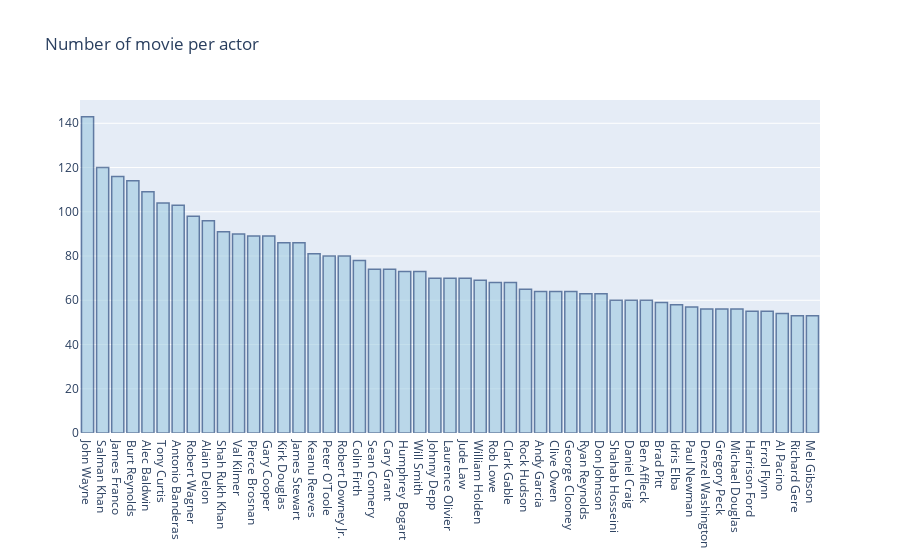

Notebook cell for this chart:
### Code cell
cur = collection_actor.aggregate([
    {"$unwind": "$casting"},
    {"$group":{"_id":{'actor':"$casting" },"nombre de films":{"$sum":1}}},
    {"$sort": {"nombre de films": -1}},
    {"$limit": 50}])

graphData = {'actor': [], 'nombre de films': []}
for document in cur:
    if(document["_id"]['actor'] != ''):
        graphData['actor'].append(document['_id']['actor'])
        graphData['nombre de films'].append(document['nombre de films'])

fig = go.Figure(data=[go.Bar(x=graphData['actor'], y=graphData['nombre de films'])])
fig.update_traces(marker_color='rgb(158,202,225)', marker_line_color='rgb(8,48,107)',
                  marker_line_width=1.5, opacity=0.6)
fig.update_layout(title_text='Number of movie per actor')
fig.show()

### Figure 1 — Plotly figure (JSON) as saved in the notebook; plotly's stock layout.template omitted (floating-point values rounded to 4 significant figures)
{"data": [{"marker": {"color": "rgb(158,202,225)", "line": {"color": "rgb(8,48,107)", "width": 1.5}}, "opacity": 0.6, "type": "bar", "x": ["John Wayne", "Salman Khan", "James Franco", "Burt Reynolds", "Alec Baldwin", "Tony Curtis", "Antonio Banderas", "Robert Wagner", "Alain Delon", "Shah Rukh Khan", "Val Kilmer", "Pierce Brosnan", "Gary Cooper", "Kirk Douglas", "James Stewart", "Keanu Reeves", "Peter O'Toole", "Robert Downey Jr.", "Colin Firth", "Sean Connery", "Cary Grant", "Humphrey Bogart", "Will Smith", "Johnny Depp", "Laurence Olivier", "Jude Law", "William Holden", "Rob Lowe", "Clark Gable", "Rock Hudson", "Andy Garcia", "Clive Owen", "George Clooney", "Ryan Reynolds", "Don Johnson", "Shahab Hosseini", "Daniel Craig", "Ben Affleck", "Brad Pitt", "Idris Elba", "Paul Newman", "Denzel Washington", "Gregory Peck", "Michael Douglas", "Harrison Ford", "Errol Flynn", "Al Pacino", "Richard Gere", "Mel Gibson"], "y": [143, 120, 116, 114, 109, 104, 103, 98, 96, 91, 90, 89, 89, 86, 86, 81, 80, 80, 78, 74, 74, 73, 73, 70, 70, 70, 69, 68, 68, 65, 64, 64, 64, 63, 63, 60, 60, 60, 59, 58, 57, 56, 56, 56, 55, 55, 54, 53, 53]}], "layout": {"title": {"text": "Number of movie per actor"}}}
